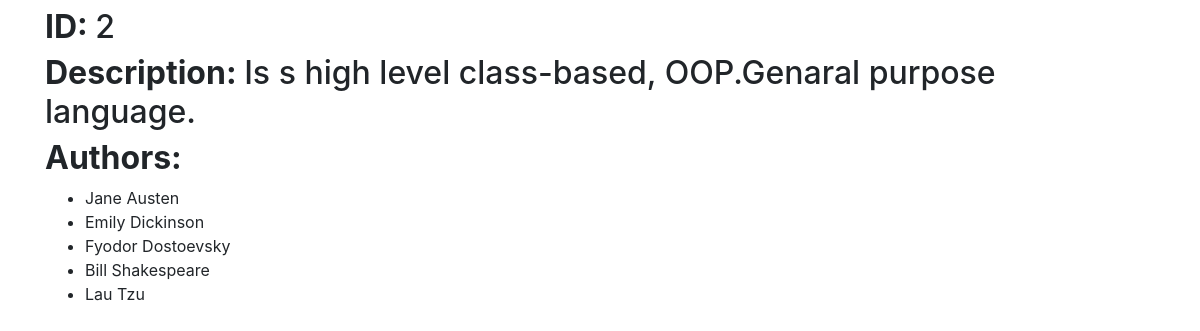
Screenshot of /add-book/2 with the database file from the repository.
### books_authors_app/models.py (models this page shows, shortened)
class Book(models.Model):
     title = models.CharField(max_length=255)
     desc = models.TextField(default="")
     created_at = models.DateTimeField(auto_now_add=True)
     updated_at = models.DateTimeField(auto_now=True)

class Author (models.Model):
     first_name = models.CharField(max_length=45)
     last_name = models.CharField(max_length=45)
     books = models.ManyToManyField(Book, related_name = 'authors')
     created_at = models.DateTimeField(auto_now_add=True)
     updated_at = models.DateTimeField(auto_now=True)
     notes = models.TextField(default="")

### books_authors_app/views.py (the view)
# urls.py: path('add-book/<int:book_id>', views.display_book),
def display_book(request, book_id):
     books = Book.objects.get(id=book_id)
     context = {
          "books": books,
          "authors": Author.objects.exclude(books__id= book_id)
     }
     return render(request, 'book_list.html', context)

### books_authors_app/templates/book_list.html (shortened to what this page needs)
<!DOCTYPE html>
<html lang="en">
<head>
     <link href="https://stackpath.bootstrapcdn.com/bootstrap/4.5.0/css/bootstrap.min.css" rel="stylesheet">
     {% load static %}
     <link rel="stylesheet" href="{% static 'style.css'%}">
</head>
<body>
     <div class="container">
          <h2><b>ID: </b>  {{ books.id }}</h2>
          <h2><b>Description: </b>  {{ books.desc }} </h2>
          <h2><b>Authors: </b></h2>
          <ul>
               {% for author in books.authors.all %}
               <li>{{ author.first_name }} {{ author.last_name }}</li>
               {% endfor %}
          </ul>
     </div>
</body>
</html>

### rows the page displays
Book: id "2", desc "Is s high level class-based, OOP.Genaral purpose language."
Author: first_name "Jane", last_name "Austen"
Author: first_name "Emily", last_name "Dickinson"
Author: first_name "Fyodor", last_name "Dostoevsky"
Author: first_name "Bill", last_name "Shakespeare"
Author: first_name "Lau", last_name "Tzu"
